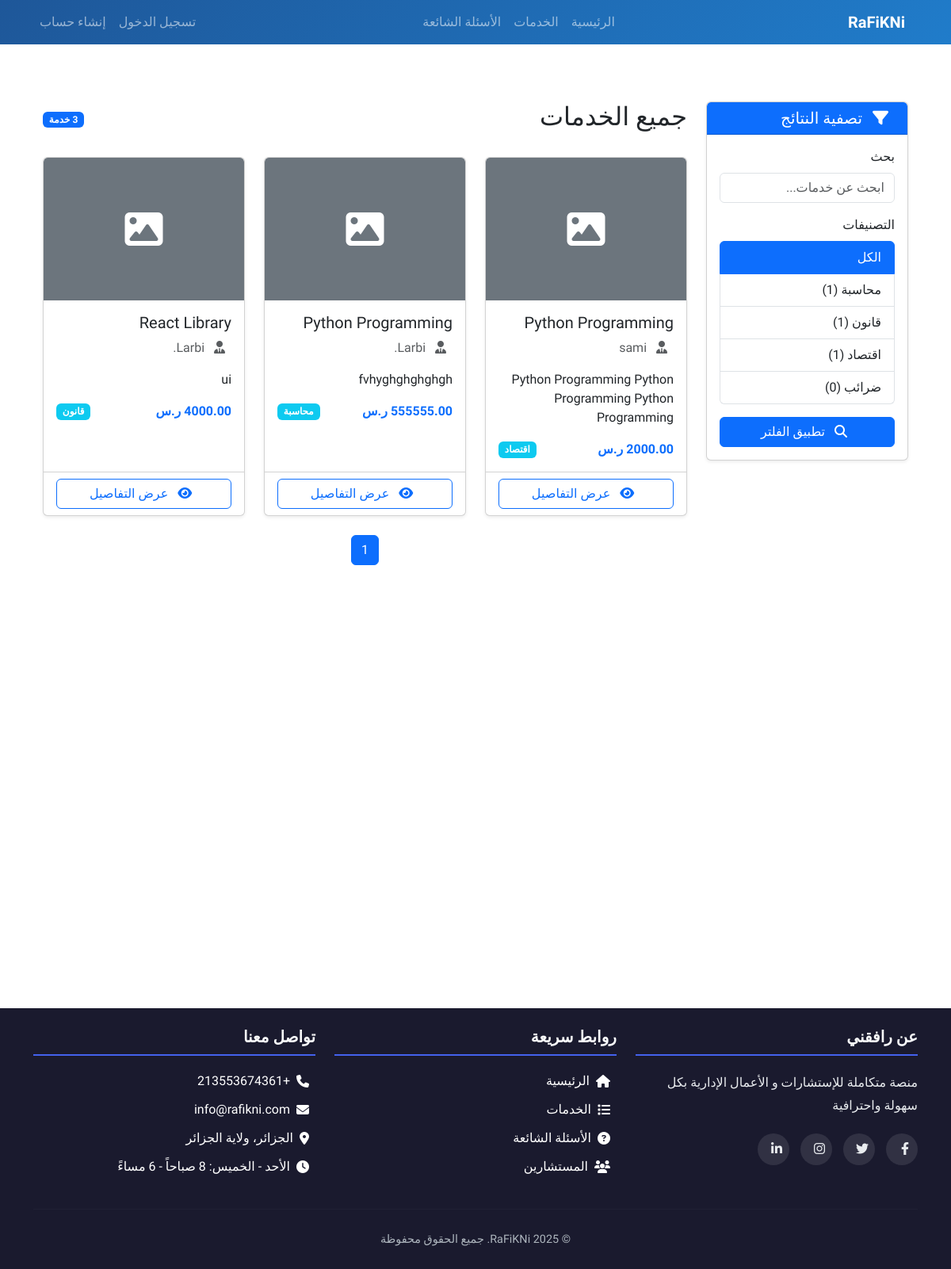
Page /services/browse/ on the committed database.
### core/models.py (models this page shows, shortened)
class ServiceCategory(models.Model):
    name = models.CharField(max_length=100)
    icon = models.CharField(max_length=50, blank=True)
    description = models.TextField(blank=True)
    class Meta:
        verbose_name_plural = "Service Categories"

class Service(models.Model):
    title = models.CharField(max_length=255)
    slug = models.SlugField(max_length=255, unique=True, blank=True)
    description = models.TextField()
    category = models.ForeignKey(ServiceCategory, on_delete=models.SET_NULL, null=True)
    price = models.DecimalField(max_digits=10, decimal_places=2)
    duration = models.DurationField(help_text="Estimated service duration")
    provider = models.ForeignKey(User, on_delete=models.CASCADE, related_name='services')
    is_active = models.BooleanField(default=True)
    created_at = models.DateTimeField(auto_now_add=True)
    updated_at = models.DateTimeField(auto_now=True)
    class Meta:
        indexes = [
            models.Index(fields=['title']),
            models.Index(fields=['description']),
        ]

class User(AbstractUser):
    class Role(models.TextChoices):
        CLIENT = 'client', _('عميل')
        PROVIDER = 'provider', _('مقدم خدمة')
    username = None
    role = models.CharField(
        max_length=20,
        choices=Role.choices,
        default=Role.CLIENT
    )
    full_name = models.CharField(max_length=255,verbose_name='full_name')
    phone = models.CharField(max_length=20, blank=True, null=True)
    is_verified = models.BooleanField(default=False)
    email = models.EmailField(
        verbose_name=' email',
        unique=True,  # أضف هذه السطر
        error_messages={
            'unique': 'هذا البريد الإلكتروني مستخدم بالفعل.'
        }
    )
    USERNAME_FIELD = 'email'
    REQUIRED_FIELDS = ['full_name', 'phone']
    objects = UserManager()

### core/views.py (the view, shortened to what this page needs)
# urls.py: path('services/browse/', views.browse_services, name='browse_services'),
def browse_services(request):
    category_id = request.GET.get('category')
    query = request.GET.get('q')
    services = Service.objects.filter(is_active=True)
    if category_id:
        services = services.filter(category_id=category_id)
    categories = ServiceCategory.objects.annotate(
        service_count=Count('service')
    ).order_by('-service_count')
    paginator = Paginator(services, 10)
    page_number = request.GET.get('page')
    page_obj = paginator.get_page(page_number)
    return render(request, 'services/browse.html', {
        'services': page_obj,
        'categories': categories,
        'selected_category': int(category_id) if category_id else None,
        'search_query': query or '',
        'request': request
    })

### templates/services/browse.html (shortened to what this page needs)
{% extends 'base.html' %}
{% load static %}
{% block content %}
<div class="container py-5">
    <div class="row">
        <div class="col-md-3 mb-4">
            <div class="card shadow-sm">
                <div class="card-header bg-primary text-white">
                    <h5 class="mb-0">
                        <i class="fas fa-filter me-2"></i>
                        تصفية النتائج
                    </h5>
                </div>
                <div class="card-body">
                    <form method="get" action="{% url 'browse_services' %}">
                        <div class="mb-3">
                        <label for="search" class="form-label">بحث</label>
                        <input type="text" class="form-control" id="autocomplete" name="q"
                        value="{{ search_query }}" placeholder="ابحث عن خدمات...">
                        </div>
                        <div class="mb-3">
                            <label class="form-label">التصنيفات</label>
                            <div class="list-group">
                                <a href="{% url 'browse_services' %}?q={{ search_query }}"
                                   class="list-group-item list-group-item-action {% if not selected_category %}active{% endif %}">
                                    الكل
                                </a>
                                {% for category in categories %}
                                <a href="{% url 'browse_services' %}?q={{ search_query }}&category={{ category.id }}"
                                   class="list-group-item list-group-item-action {% if selected_category and selected_category.id == category.id %}active{% endif %}">
                                    {{ category.name }} ({{ category.service_count }})
                                </a>
                                {% endfor %}
                            </div>
                        </div>
                        <button type="submit" class="btn btn-primary w-100">
                            <i class="fas fa-search me-2"></i> تطبيق الفلتر
                        </button>
                    </form>
                </div>
            </div>
        </div>
        <div class="col-md-9">
            <div class="d-flex justify-content-between align-items-center mb-4">
                <h2>
                    {% if search_query %}
                    نتائج البحث عن "{{ search_query }}"
                    {% elif selected_category %}
                    تصنيف: {{ selected_category.name }}
                    {% else %}
                    جميع الخدمات
                    {% endif %}
                </h2>
                <span class="badge bg-primary">
                    {{ services.paginator.count }} خدمة
                </span>
            </div>
            {% if services %}
            <div class="row">
                {% for service in services %}
                <div class="col-lg-4 col-md-6 mb-4">
                    <div class="card h-100 shadow-sm">
                        {% if service.image %}
                        <img src="{{ service.image.url }}" class="card-img-top" alt="{{ service.title }}" style="height: 180px; object-fit: cover;">
                        {% else %}
                        <div class="card-img-top bg-secondary text-white d-flex align-items-center justify-content-center" style="height: 180px;">
                            <i class="fas fa-image fa-3x"></i>
                        </div>
                        {% endif %}
                        <div class="card-body">
                            <h5 class="card-title">{{ service.title }}</h5>
                            <p class="card-text text-muted">
                                <i class="fas fa-user-tie me-2"></i>
                                {{ service.provider.full_name|default:service.provider.full_name }}
                            </p>
                            <p class="card-text">
                                {{ service.description|truncatechars:100 }}
                            </p>
                            <div class="d-flex justify-content-between align-items-center">
                                <span class="text-primary fw-bold">
                                    {{ service.price }} ر.س
                                </span>
                                <span class="badge bg-info">
                                    {{ service.category.name }}
                                </span>
                            </div>
                        </div>
                        <div class="card-footer bg-transparent">
                            <a href="{% url 'service_detail' service.slug %}" class="btn btn-outline-primary w-100">
                                <i class="fas fa-eye me-2"></i> عرض التفاصيل
                            </a>
                        </div>
                    </div>
                </div>
                {% endfor %}
            </div>
            <nav aria-label="Page navigation">
                <ul class="pagination justify-content-center">
                    {% for num in services.paginator.page_range %}
                    {% if services.number == num %}
                    <li class="page-item active"><a class="page-link" href="#">{{ num }}</a></li>
                    {% elif num > services.number|add:'-3' and num < services.number|add:'3' %}
                    <li class="page-item"><a class="page-link" href="?page={{ num }}&q={{ search_query }}{% if selected_category %}&category={{ selected_category.id }}{% endif %}">{{ num }}</a></li>
                    {% endif %}
                    {% endfor %}
                </ul>
            </nav>
            {% endif %}
        </div>
    </div>
</div>
{% endblock %}

### templates/base.html (shortened to what this page needs)
{% load static %}
<!DOCTYPE html>
<html lang="ar" dir="rtl">
<head>
<link href="https://cdn.jsdelivr.net/npm/bootstrap@5.3.0/dist/css/bootstrap.rtl.min.css" rel="stylesheet">
<link rel="stylesheet" href="https://cdn.jsdelivr.net/npm/bootstrap-icons@1.8.1/font/bootstrap-icons.css">
<link href="https://cdnjs.cloudflare.com/ajax/libs/font-awesome/6.4.0/css/all.min.css" rel="stylesheet">
<link rel="stylesheet" href="{% static 'css/main.css' %}">
    <link rel="stylesheet" href="{% static 'css/main.css' %}">
</head>
<body>
    {% include 'partials/navbar.html' %}
    <main class="container py-4">
        {% block content %}{% endblock %}
    </main>
    {% include 'partials/footer.html' %}
</body>
</html>

### templates/partials/navbar.html (shortened to what this page needs)
<nav class="navbar navbar-expand-lg navbar-dark" style="background: linear-gradient(135deg, #1e5799 0%, #207cca 100%)">
    <div class="container">
        <a class="navbar-brand fw-bold" href="{% url 'home' %}">RaFiKNi</a>
        <div class="collapse navbar-collapse" id="navbarNav">
            <ul class="navbar-nav me-auto">
                <li class="nav-item">
                    <a class="nav-link" href="{% url 'home' %}">الرئيسية</a>
                </li>
                <li class="nav-item">
                    <a class="nav-link" href="{% url 'browse_services' %}">الخدمات</a>
                </li>
                <li class="nav-item">
                    <a class="nav-link" href="{% url 'faq_list' %}">الأسئلة الشائعة</a>
                </li>
            </ul>
            <ul class="navbar-nav">
                {% if user.is_authenticated %}
                <li class="nav-item dropdown">
                    <a class="nav-link dropdown-toggle" href="#" role="button" data-bs-toggle="dropdown">
                        <i class="fas fa-user-circle me-1"></i> {{ user.full_name }}
                    </a>
                    <ul class="dropdown-menu dropdown-menu-end">
                        <li><a class="dropdown-item" href="{% url 'profile' %}">الملف الشخصي</a></li>
                        <li><a class="dropdown-item" href="{% url 'dashboard' %}">لوحة التحكم</a></li>
                        <li><hr class="dropdown-divider"></li>
                        <li>
                            <form method="post" action="{% url 'logout' %}">
                                {% csrf_token %}
                                <button type="submit" class="dropdown-item">
                                <i class="fas fa-sign-out-alt me-2"></i>تسجيل الخروج
                                </button>
                            </form>
                        </li>
                    </ul>
                </li>
                {% else %}
                <li class="nav-item">
                    <a class="nav-link" href="{% url 'login' %}">تسجيل الدخول</a>
                </li>
                <li class="nav-item">
                    <a class="nav-link" href="{% url 'register' %}">إنشاء حساب</a>
                </li>
                {% endif %}
            </ul>
        </div>
    </div>
</nav>

### templates/partials/footer.html (shortened to what this page needs)
<!DOCTYPE html>
<html lang="ar" dir="rtl">
<head>
    <link href="https://cdn.jsdelivr.net/npm/bootstrap@5.3.0/dist/css/bootstrap.min.css" rel="stylesheet">
    <link rel="stylesheet" href="https://cdnjs.cloudflare.com/ajax/libs/font-awesome/6.4.0/css/all.min.css">
</head>
<body>
    <div id="page-wrapper">
        <div id="content-wrapper">
            <div class="container py-5">
            </div>
        </div>
        <footer class="bg-dark text-white py-4">
            <div class="container">
                <div class="row">
                    <div class="col-md-4">
                        <h5>عن رافقني</h5>
                        <p>منصة متكاملة للإستشارات و الأعمال الإدارية بكل سهولة واحترافية</p>
                        <div class="social-icons">
                            <a href="#"><i class="fab fa-facebook-f"></i></a>
                            <a href="#"><i class="fab fa-twitter"></i></a>
                            <a href="#"><i class="fab fa-instagram"></i></a>
                            <a href="#"><i class="fab fa-linkedin-in"></i></a>
                        </div>
                    </div>
                    <div class="col-md-4">
                        <h5>روابط سريعة</h5>
                        <ul class="list-unstyled">
                            <li><a href="{% url 'home' %}" class="text-white"><i class="fas fa-home me-2"></i>الرئيسية</a></li>
                            <li><a href="{% url 'browse_services' %}" class="text-white"><i class="fas fa-list me-2"></i>الخدمات</a></li>
                            <li><a href="{% url 'faq_list' %}" class="text-white"><i class="fas fa-question-circle me-2"></i>الأسئلة الشائعة</a></li>
                            <li><a href="{% url 'consultants_list' %}" class="text-white"><i class="fas fa-users me-2"></i>المستشارين</a></li>
                        </ul>
                    </div>
                    <div class="col-md-4">
                        <h5>تواصل معنا</h5>
                        <ul class="list-unstyled">
                            <li><i class="fas fa-phone me-2"></i> +213553674361</li>
                            <li><i class="fas fa-envelope me-2"></i> info@rafikni.com</li>
                            <li><i class="fas fa-map-marker-alt me-2"></i> الجزائر، ولاية الجزائر</li>
                            <li><i class="fas fa-clock me-2"></i> الأحد - الخميس: 8 صباحاً - 6 مساءً</li>
                        </ul>
                    </div>
                </div>
                <hr class="divider">
                <div class="text-center">
                    <p class="mb-0 copyright">&copy; 2025 RaFiKNi. جميع الحقوق محفوظة</p>
                </div>
            </div>
        </footer>
    </div>
</body>
</html>

### static/css/main.css (style rules this page uses)
:root { --primary: #6a0dad; --primary-light: #9c27b0; --secondary: #0ea5e9; --dark: #0f172a; --light: #f1f5f9; --gray: #64748b; --success: #10b981; --warning: #f59e0b; --danger: #ef4444; }
body { font-family: 'Tajawal', sans-serif; direction: rtl; }
.navbar-brand { font-weight: 700; color: var(--primary); }
.btn-primary { background-color: var(--primary); border-color: var(--primary); }
.btn-outline-primary { color: var(--primary); border-color: var(--primary); }
.card { border-radius: 10px; overflow: hidden; transition: transform 0.3s ease, box-shadow 0.3s ease; }

### templates/services/browse.html (style rules this page uses)
.card { transition: transform 0.3s ease, box-shadow 0.3s ease; }
.list-group-item.active { background-color: #0d6efd; border-color: #0d6efd; }

### templates/partials/footer.html (style rules this page uses)
* { margin: 0; padding: 0; box-sizing: border-box; }
html, body { height: 100%; font-family: 'Tajawal', sans-serif; }
#page-wrapper { display: flex; flex-direction: column; min-height: 100vh; }
#content-wrapper { flex: 1; padding-bottom: 60px; }
footer.bg-dark { background-color: #1a1a2e !important; color: #fff; padding: 40px 0 20px; flex-shrink: 0; position: relative; z-index: 100; margin-top: auto; }
footer.bg-dark h5 { color: #f8f9fa; border-bottom: 2px solid #4361ee; padding-bottom: 10px; margin-bottom: 20px; font-weight: 600; }
footer.bg-dark p { color: #e9ecef; line-height: 1.8; }
footer.bg-dark ul { padding-left: 0; }
footer.bg-dark ul li { margin-bottom: 12px; display: flex; align-items: center; }
footer.bg-dark a { color: #e9ecef; text-decoration: none; transition: all 0.3s; display: flex; align-items: center; }
footer.bg-dark a i { margin-left: 8px; }
footer.bg-dark .divider { border-color: rgba(255, 255, 255, 0.1); margin: 25px 0; }
footer.bg-dark .copyright { color: #adb5bd; font-size: 0.9rem; }
footer.bg-dark .social-icons { margin-top: 20px; }
footer.bg-dark .social-icons a { display: inline-block; width: 40px; height: 40px; background: rgba(255, 255, 255, 0.1); border-radius: 50%; text-align: center; line-height: 40px; margin-left: 10px; transition: all 0.3s; }

### rows in the picture
ServiceCategory: name "محاسبة", service_count "1"
ServiceCategory: name "قانون", service_count "1"
ServiceCategory: name "اقتصاد", service_count "1"
ServiceCategory: name "ضرائب", service_count "0"
Service: title "Python Programming", provider.full_name "sami", description "Python Programming Python Programming Python Programming", category.name "اقتصاد"
Service: title "Python Programming", provider.full_name "Larbi.", description "fvhyghghghghgh", price "555555.00", category.name "محاسبة"
Service: title "React Library", provider.full_name "Larbi.", description "ui", price "4000.00", category.name "قانون"

### other values in the picture
{{ num }} "1"
